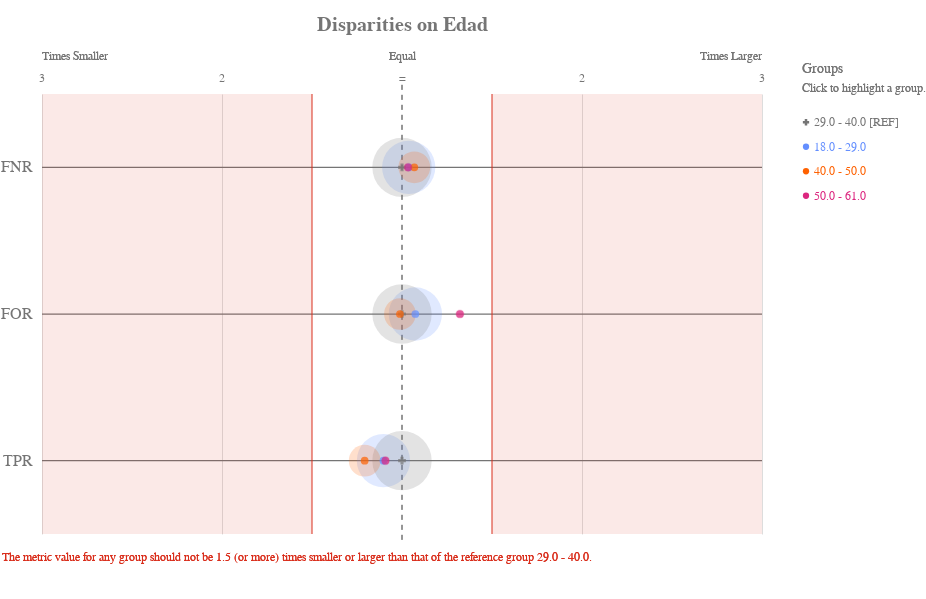

Source (notebook cell):
### Code cell
ap.disparity(grupo_definido, metrics, 'edad', fairness_threshold = disparity_tolerance)

### Figure 1 — Vega-Lite specification as saved in the notebook (floating-point values rounded to 4 significant figures)
{"config": {"view": {"continuousWidth": 400, "continuousHeight": 300, "strokeWidth": 0}, "axisLeft": {"labelColor": "rgb(117,117,117)", "labelFont": "Arial", "labelFontSize": 16}, "title": {"align": "center", "baseline": "middle", "color": "rgb(117,117,117)", "font": "Arial", "fontSize": 20, "fontWeight": "bold"}}, "layer": [{"data": {"name": "data-f13954335fe7cb3d572699dbbbe0ffdc"}, "mark": {"type": "rule", "stroke": "rgb(117,117,117)", "strokeWidth": 1.25, "tooltip": ""}, "encoding": {"x": {"type": "quantitative", "field": "x", "scale": {"domain": [-2, 2], "range": [40.0, 760.0]}}, "x2": {"field": "x2"}, "y": {"type": "nominal", "axis": {"domain": false, "labelAngle": 0, "labelPadding": -30, "orient": "left", "ticks": false, "title": ""}, "field": "metric", "scale": {"domain": ["FNR", "FOR", "TPR"], "range": [55.0, 495.0]}}}}, {"data": {"name": "data-79dd248bdaa0ea02c535240e8ad022c8"}, "mark": {"type": "rule", "stroke": "rgb(117,117,117)", "strokeDash": [5, 5], "strokeWidth": 1}, "encoding": {"tooltip": {"value": "29.0 - 40.0 [REF]"}, "x": {"value": 400.0}, "y": {"value": 45.83}, "y2": {"value": 504.2}}}, {"data": {"name": "data-c233327f4cd9b4c2df31bf8015c83e4a"}, "mark": {"type": "text", "align": "center", "color": "rgb(117,117,117)", "font": "Arial", "fontSize": 12, "fontWeight": "normal", "tooltip": ""}, "encoding": {"text": {"type": "nominal", "field": "label"}, "x": {"type": "quantitative", "field": "value", "scale": {"domain": [-2, 2], "range": [40.0, 760.0]}}, "y": {"value": 38.5}}}, {"layer": [{"mark": {"type": "text", "align": "left", "fill": "rgb(117,117,117)", "font": "Arial", "fontSize": 12, "fontWeight": "normal", "tooltip": ""}, "encoding": {"text": {"value": "Times Smaller"}, "x": {"value": 40.0}, "y": {"value": 16.5}}}, {"mark": {"type": "text", "align": "right", "fill": "rgb(117,117,117)", "font": "Arial", "fontSize": 12, "fontWeight": "normal", "tooltip": ""}, "encoding": {"text": {"value": "Times Larger"}, "x": {"value": 760.0}, "y": {"value": 16.5}}}, {"mark": {"type": "text", "align": "center", "fill": "rgb(117,117,117)", "font": "Arial", "fontSize": 12, "fontWeight": "normal", "tooltip": ""}, "encoding": {"text": {"value": "Equal"}, "x": {"value": 400.0}, "y": {"value": 16.5}}}], "data": {"name": "data-79dd248bdaa0ea02c535240e8ad022c8"}}, {"layer": [{"mark": {"type": "rule", "opacity": 0.8, "stroke": "rgb(217, 46, 28)", "strokeWidth": 1.25, "tooltip": ""}, "encoding": {"x": {"type": "quantitative", "field": "min", "scale": {"domain": [-2, 2], "range": [40.0, 760.0]}}, "y": {"value": 55.0}, "y2": {"value": 495.0}}}, {"mark": {"type": "rule", "opacity": 0.8, "stroke": "rgb(217, 46, 28)", "strokeWidth": 1.25, "tooltip": ""}, "encoding": {"x": {"type": "quantitative", "field": "max", "scale": {"domain": [-2, 2], "range": [40.0, 760.0]}}, "y": {"value": 55.0}, "y2": {"value": 495.0}}}, {"layer": [{"mark": {"type": "rect", "fill": "rgb(217, 46, 28)", "opacity": 0.1, "tooltip": ""}, "encoding": {"x": {"type": "quantitative", "field": "min", "scale": {"domain": [-2, 2], "range": [40.0, 760.0]}}, "x2": {"field": "lower_end"}, "y": {"value": 55.0}, "y2": {"value": 495.0}}}, {"mark": {"type": "rect", "fill": "rgb(217, 46, 28)", "opacity": 0.1, "tooltip": ""}, "encoding": {"x": {"type": "quantitative", "field": "max", "scale": {"domain": [-2, 2], "range": [40.0, 760.0]}}, "x2": {"field": "upper_end"}, "y": {"value": 55.0}, "y2": {"value": 495.0}}}]}, {"data": {"name": "data-79dd248bdaa0ea02c535240e8ad022c8"}, "mark": {"type": "text", "align": "left", "baseline": "top", "fill": "rgb(217, 46, 28)", "font": "Arial", "fontSize": 12, "fontWeight": "normal", "tooltip": ""}, "encoding": {"text": {"value": "The metric value for any group should not be 1.5 (or more) times smaller or larger than that of the reference group 29.0 - 40.0."}, "x": {"value": 0}, "y": {"value": 513.3}}}], "data": {"name": "data-11d5890412809b582c0a6b685ba430ea"}}, {"layer": [{"mark": "circle"}, {"data": {"name": "data-126e769020f605c852d55b4cce8d0056"}, "mark": {"type": "circle", "opacity": 0.2}, "encoding": {"color": {"condition": {"type": "nominal", "field": "attribute_value", "legend": null, "scale": {"domain": ["29.0 - 40.0", "18.0 - 29.0", "40.0 - 50.0", "50.0 - 61.0"], "range": ["rgb(117,117,117)", "rgb(100, 143, 255)", "rgb(254, 97, 0)", "rgb(220, 38, 127)", "rgb(255, 176, 0)", "rgb(120, 94, 240)"]}, "selection": "selector033"}, "value": "rgb(224,224,224)"}, "size": {"type": "quantitative", "field": "group_size", "legend": null, "scale": {"domain": [0, 6797.0], "range": [0, 4224.0]}}, "tooltip": [{"type": "nominal", "field": "attribute_value", "title": "Group"}, {"type": "nominal", "field": "tooltip_group_size", "title": "Group Size"}, {"type": "nominal", "field": "tooltip_disparity_explanation_fnr", "title": "Disparity"}, {"type": "quantitative", "field": "fnr", "format": ".2f", "title": "FNR"}], "x": {"type": "quantitative", "axis": {"domain": false, "labels": false, "ticks": false, "title": null, "values": [1, 2, -2, -1]}, "field": "fnr_disparity_scaled", "scale": {"domain": [-2, 2], "range": [40.0, 760.0]}}, "y": {"type": "nominal", "axis": {"domain": false, "grid": false, "labels": false, "ticks": false, "title": " "}, "field": "metric_variable", "scale": {"domain": ["FNR", "FOR", "TPR"], "range": [55.0, 495.0]}}}, "selection": {"selector035": {"type": "multi", "empty": "all", "fields": ["attribute_value"]}}, "transform": [{"calculate": "'FNR'", "as": "metric_variable"}]}, {"data": {"name": "data-126e769020f605c852d55b4cce8d0056"}, "mark": {"type": "circle", "opacity": 0.2}, "encoding": {"color": {"condition": {"type": "nominal", "field": "attribute_value", "legend": null, "scale": {"domain": ["29.0 - 40.0", "18.0 - 29.0", "40.0 - 50.0", "50.0 - 61.0"], "range": ["rgb(117,117,117)", "rgb(100, 143, 255)", "rgb(254, 97, 0)", "rgb(220, 38, 127)", "rgb(255, 176, 0)", "rgb(120, 94, 240)"]}, "selection": "selector033"}, "value": "rgb(224,224,224)"}, "size": {"type": "quantitative", "field": "group_size", "legend": null, "scale": {"domain": [0, 6797.0], "range": [0, 4224.0]}}, "tooltip": [{"type": "nominal", "field": "attribute_value", "title": "Group"}, {"type": "nominal", "field": "tooltip_group_size", "title": "Group Size"}, {"type": "nominal", "field": "tooltip_disparity_explanation_for", "title": "Disparity"}, {"type": "quantitative", "field": "for", "format": ".2f", "title": "FOR"}], "x": {"type": "quantitative", "axis": {"domain": false, "labels": false, "ticks": false, "title": null, "values": [1, 2, -2, -1]}, "field": "for_disparity_scaled", "scale": {"domain": [-2, 2], "range": [40.0, 760.0]}}, "y": {"type": "nominal", "axis": {"domain": false, "grid": false, "labels": false, "ticks": false, "title": " "}, "field": "metric_variable", "scale": {"domain": ["FNR", "FOR", "TPR"], "range": [55.0, 495.0]}}}, "selection": {"selector037": {"type": "multi", "empty": "all", "fields": ["attribute_value"]}}, "transform": [{"calculate": "'FOR'", "as": "metric_variable"}]}, {"data": {"name": "data-126e769020f605c852d55b4cce8d0056"}, "mark": {"type": "circle", "opacity": 0.2}, "encoding": {"color": {"condition": {"type": "nominal", "field": "attribute_value", "legend": null, "scale": {"domain": ["29.0 - 40.0", "18.0 - 29.0", "40.0 - 50.0", "50.0 - 61.0"], "range": ["rgb(117,117,117)", "rgb(100, 143, 255)", "rgb(254, 97, 0)", "rgb(220, 38, 127)", "rgb(255, 176, 0)", "rgb(120, 94, 240)"]}, "selection": "selector033"}, "value": "rgb(224,224,224)"}, "size": {"type": "quantitative", "field": "group_size", "legend": null, "scale": {"domain": [0, 6797.0], "range": [0, 4224.0]}}, "tooltip": [{"type": "nominal", "field": "attribute_value", "title": "Group"}, {"type": "nominal", "field": "tooltip_group_size", "title": "Group Size"}, {"type": "nominal", "field": "tooltip_disparity_explanation_tpr", "title": "Disparity"}, {"type": "quantitative", "field": "tpr", "format": ".2f", "title": "TPR"}], "x": {"type": "quantitative", "axis": {"domain": false, "labels": false, "ticks": false, "title": null, "values": [1, 2, -2, -1]}, "field": "tpr_disparity_scaled", "scale": {"domain": [-2, 2], "range": [40.0, 760.0]}}, "y": {"type": "nominal", "axis": {"domain": false, "grid": false, "labels": false, "ticks": false, "title": " "}, "field": "metric_variable", "scale": {"domain": ["FNR", "FOR", "TPR"], "range": [55.0, 495.0]}}}, "selection": {"selector039": {"type": "multi", "empty": "all", "fields": ["attribute_value"]}}, "transform": [{"calculate": "'TPR'", "as": "metric_variable"}]}, {"layer": [{"mark": "point"}, {"data": {"name": "data-126e769020f605c852d55b4cce8d0056"}, "mark": {"type": "point", "filled": true, "size": 60}, "encoding": {"color": {"condition": {"type": "nominal", "field": "attribute_value", "legend": null, "scale": {"domain": ["29.0 - 40.0", "18.0 - 29.0", "40.0 - 50.0", "50.0 - 61.0"], "range": ["rgb(117,117,117)", "rgb(100, 143, 255)", "rgb(254, 97, 0)", "rgb(220, 38, 127)", "rgb(255, 176, 0)", "rgb(120, 94, 240)"]}, "selection": "selector033"}, "value": "rgb(224,224,224)"}, "shape": {"type": "nominal", "field": "attribute_value", "legend": null, "scale": {"domain": ["29.0 - 40.0", "18.0 - 29.0", "40.0 - 50.0", "50.0 - 61.0"], "range": ["cross", "circle", "circle", "circle"]}}, "tooltip": [{"type": "nominal", "field": "attribute_value", "title": "Group"}, {"type": "nominal", "field": "tooltip_group_size", "title": "Group Size"}, {"type": "nominal", "field": "tooltip_disparity_explanation_fnr", "title": "Disparity"}, {"type": "quantitative", "field": "fnr", "format": ".2f", "title": "FNR"}], "x": {"type": "quantitative", "axis": {"domain": false, "labels": false, "ticks": false, "title": null, "values": [1, 2, -2, -1]}, "field": "fnr_disparity_scaled", "scale": {"domain": [-2, 2], "range": [40.0, 760.0]}}, "y": {"type": "nominal", "axis": {"domain": false, "grid": false, "labels": false, "ticks": false, "title": " "}, "field": "metric_variable", "scale": {"domain": ["FNR", "FOR", "TPR"], "range": [55.0, 495.0]}}}, "selection": {"selector034": {"type": "multi", "empty": "all", "fields": ["attribute_value"]}}, "transform": [{"calculate": "'FNR'", "as": "metric_variable"}]}, {"data": {"name": "data-126e769020f605c852d55b4cce8d0056"}, "mark": {"type": "point", "filled": true, "size": 60}, "encoding": {"color": {"condition": {"type": "nominal", "field": "attribute_value", "legend": null, "scale": {"domain": ["29.0 - 40.0", "18.0 - 29.0", "40.0 - 50.0", "50.0 - 61.0"], "range": ["rgb(117,117,117)", "rgb(100, 143, 255)", "rgb(254, 97, 0)", "rgb(220, 38, 127)", "rgb(255, 176, 0)", "rgb(120, 94, 240)"]}, "selection": "selector033"}, "value": "rgb(224,224,224)"}, "shape": {"type": "nominal", "field": "attribute_value", "legend": null, "scale": {"domain": ["29.0 - 40.0", "18.0 - 29.0", "40.0 - 50.0", "50.0 - 61.0"], "range": ["cross", "circle", "circle", "circle"]}}, "tooltip": [{"type": "nominal", "field": "attribute_value", "title": "Group"}, {"type": "nominal", "field": "tooltip_group_size", "title": "Group Size"}, {"type": "nominal", "field": "tooltip_disparity_explanation_for", "title": "Disparity"}, {"type": "quantitative", "field": "for", "format": ".2f", "title": "FOR"}], "x": {"type": "quantitative", "axis": {"domain": false, "labels": false, "ticks": false, "title": null, "values": [1, 2, -2, -1]}, "field": "for_disparity_scaled", "scale": {"domain": [-2, 2], "range": [40.0, 760.0]}}, "y": {"type": "nominal", "axis": {"domain": false, "grid": false, "labels": false, "ticks": false, "title": " "}, "field": "metric_variable", "scale": {"domain": ["FNR", "FOR", "TPR"], "range": [55.0, 495.0]}}}, "selection": {"selector036": {"type": "multi", "empty": "all", "fields": ["attribute_value"]}}, "transform": [{"calculate": "'FOR'", "as": "metric_variable"}]}, {"data": {"name": "data-126e769020f605c852d55b4cce8d0056"}, "mark": {"type": "point", "filled": true, "size": 60}, "encoding": {"color": {"condition": {"type": "nominal", "field": "attribute_value", "legend": null, "scale": {"domain": ["29.0 - 40.0", "18.0 - 29.0", "40.0 - 50.0", "50.0 - 61.0"], "range": ["rgb(117,117,117)", "rgb(100, 143, 255)", "rgb(254, 97, 0)", "rgb(220, 38, 127)", "rgb(255, 176, 0)", "rgb(120, 94, 240)"]}, "selection": "selector033"}, "value": "rgb(224,224,224)"}, "shape": {"type": "nominal", "field": "attribute_value", "legend": null, "scale": {"domain": ["29.0 - 40.0", "18.0 - 29.0", "40.0 - 50.0", "50.0 - 61.0"], "range": ["cross", "circle", "circle", "circle"]}}, "tooltip": [{"type": "nominal", "field": "attribute_value", "title": "Group"}, {"type": "nominal", "field": "tooltip_group_size", "title": "Group Size"}, {"type": "nominal", "field": "tooltip_disparity_explanation_tpr", "title": "Disparity"}, {"type": "quantitative", "field": "tpr", "format": ".2f", "title": "TPR"}], "x": {"type": "quantitative", "axis": {"domain": false, "labels": false, "ticks": false, "title": null, "values": [1, 2, -2, -1]}, "field": "tpr_disparity_scaled", "scale": {"domain": [-2, 2], "range": [40.0, 760.0]}}, "y": {"type": "nominal", "axis": {"domain": false, "grid": false, "labels": false, "ticks": false, "title": " "}, "field": "metric_variable", "scale": {"domain": ["FNR", "FOR", "TPR"], "range": [55.0, 495.0]}}}, "selection": {"selector038": {"type": "multi", "empty": "all", "fields": ["attribute_value"]}}, "transform": [{"calculate": "'TPR'", "as": "metric_variable"}]}]}]}, {"layer": [{"mark": {"type": "point", "filled": true, "opacity": 1, "size": 39.48}, "encoding": {"color": {"condition": {"type": "nominal", "field": "attribute_value", "legend": null, "scale": {"domain": ["29.0 - 40.0", "18.0 - 29.0", "40.0 - 50.0", "50.0 - 61.0"], "range": ["rgb(117,117,117)", "rgb(100, 143, 255)", "rgb(254, 97, 0)", "rgb(220, 38, 127)", "rgb(255, 176, 0)", "rgb(120, 94, 240)"]}, "selection": "selector033"}, "value": "rgb(224,224,224)"}, "shape": {"type": "nominal", "field": "attribute_value", "legend": null, "scale": {"domain": ["29.0 - 40.0", "18.0 - 29.0", "40.0 - 50.0", "50.0 - 61.0"], "range": ["cross", "circle", "circle", "circle"]}}, "x": {"value": 804}, "y": {"type": "nominal", "axis": {"domain": false, "grid": false, "labels": false, "ticks": false, "title": " "}, "field": "attribute_value", "scale": {"domain": ["29.0 - 40.0", "18.0 - 29.0", "40.0 - 50.0", "50.0 - 61.0"], "range": [71, 169]}}}, "selection": {"selector033": {"type": "multi", "empty": "all", "fields": ["attribute_value"]}}}, {"mark": {"type": "text", "align": "left", "baseline": "middle", "font": "Arial", "fontSize": 12, "fontWeight": "normal"}, "encoding": {"color": {"condition": {"type": "nominal", "field": "attribute_value", "legend": null, "scale": {"domain": ["29.0 - 40.0", "18.0 - 29.0", "40.0 - 50.0", "50.0 - 61.0"], "range": ["rgb(117,117,117)", "rgb(100, 143, 255)", "rgb(254, 97, 0)", "rgb(220, 38, 127)", "rgb(255, 176, 0)", "rgb(120, 94, 240)"]}, "selection": "selector033"}, "value": "rgb(224,224,224)"}, "text": {"type": "nominal", "field": "label"}, "x": {"value": 812}, "y": {"type": "nominal", "axis": {"domain": false, "grid": false, "labels": false, "ticks": false, "title": " "}, "field": "attribute_value", "scale": {"domain": ["29.0 - 40.0", "18.0 - 29.0", "40.0 - 50.0", "50.0 - 61.0"], "range": [71, 169]}}}, "selection": {"selector040": {"type": "multi", "empty": "all", "fields": ["attribute_value"]}}}, {"data": {"name": "data-79dd248bdaa0ea02c535240e8ad022c8"}, "mark": {"type": "text", "align": "left", "baseline": "middle", "color": "rgb(117,117,117)", "font": "Arial", "fontSize": 12, "fontWeight": "normal"}, "encoding": {"text": {"value": "Click to highlight a group."}, "x": {"value": 800}, "y": {"value": 49}}}, {"data": {"name": "data-79dd248bdaa0ea02c535240e8ad022c8"}, "mark": {"type": "text", "align": "left", "baseline": "middle", "color": "rgb(117,117,117)", "font": "Arial", "fontSize": 14, "fontWeight": "normal"}, "encoding": {"text": {"value": "Groups"}, "x": {"value": 800}, "y": {"value": 30}}}], "data": {"name": "data-9aa8f77fffe737b0cbadb03b14812bfc"}}], "height": 550, "padding": {"top": 15, "bottom": 10}, "resolve": {"scale": {"size": "independent", "y": "independent"}}, "title": "Disparities on Edad", "width": 800, "$schema": "https://vega.github.io/schema/vega-lite/v4.8.1.json", "datasets": {"data-f13954335fe7cb3d572699dbbbe0ffdc": [{"metric": "FNR", "x": -2, "x2": 2}, {"metric": "FOR", "x": -2, "x2": 2}, {"metric": "TPR", "x": -2, "x2": 2}], "data-79dd248bdaa0ea02c535240e8ad022c8": [{"a": 1, "b": 0}, {"a": 1, "b": 0}], "data-c233327f4cd9b4c2df31bf8015c83e4a": [{"value": 1, "label": 2}, {"value": 2, "label": 3}, {"value": -2, "label": 3}, {"value": -1, "label": 2}, {"value": 0, "label": "="}], "data-11d5890412809b582c0a6b685ba430ea": [{"min": -0.5, "max": 0.5, "lower_end": -2, "upper_end": 2}], "data-126e769020f605c852d55b4cce8d0056": [{"attribute_name": "edad", "attribute_value": "18.0 - 29.0", "group_size": 4570, "total_entities": 11987, "fnr": 0.7417, "for": 0.2341, "tpr": 0.2583, "fnr_disparity": 1.037, "for_disparity": 1.074, "tpr_disparity": 0.9066, "fnr_disparity_scaled": 0.03724, "for_disparity_scaled": 0.07418, "tpr_disparity_scaled": -0.1031, "tooltip_group_size": "4,570 (38.12%)", "tooltip_disparity_explanation_fnr": "1.04 times larger FNR than the reference group", "tooltip_disparity_explanation_for": "1.07 times larger FOR than the reference group", "tooltip_disparity_explanation_tpr": "1.10 times smaller TPR than the reference group"}, {"attribute_name": "edad", "attribute_value": "29.0 - 40.0", "group_size": 5664, "total_entities": 11987, "fnr": 0.715, "for": 0.218, "tpr": 0.285, "fnr_disparity": 1.0, "for_disparity": 1.0, "tpr_disparity": 1.0, "fnr_disparity_scaled": 0.0, "for_disparity_scaled": 0.0, "tpr_disparity_scaled": 0.0, "tooltip_group_size": "5,664 (47.25%)", "tooltip_disparity_explanation_fnr": "Reference group", "tooltip_disparity_explanation_for": "Reference group", "tooltip_disparity_explanation_tpr": "Reference group"}, {"attribute_name": "edad", "attribute_value": "40.0 - 50.0", "group_size": 1619, "total_entities": 11987, "fnr": 0.764, "for": 0.2155, "tpr": 0.236, "fnr_disparity": 1.068, "for_disparity": 0.9887, "tpr_disparity": 0.8282, "fnr_disparity_scaled": 0.06847, "for_disparity_scaled": -0.01142, "tpr_disparity_scaled": -0.2074, "tooltip_group_size": "1,619 (13.51%)", "tooltip_disparity_explanation_fnr": "1.07 times larger FNR than the reference group", "tooltip_disparity_explanation_for": "1.01 times smaller FOR than the reference group", "tooltip_disparity_explanation_tpr": "1.21 times smaller TPR than the reference group"}, {"attribute_name": "edad", "attribute_value": "50.0 - 61.0", "group_size": 134, "total_entities": 11987, "fnr": 0.7391, "for": 0.2881, "tpr": 0.2609, "fnr_disparity": 1.034, "for_disparity": 1.322, "tpr_disparity": 0.9154, "fnr_disparity_scaled": 0.0337, "for_disparity_scaled": 0.3219, "tpr_disparity_scaled": -0.09237, "tooltip_group_size": "134 (1.12%)", "tooltip_disparity_explanation_fnr": "1.03 times larger FNR than the reference group", "tooltip_disparity_explanation_for": "1.32 times larger FOR than the reference group", "tooltip_disparity_explanation_tpr": "1.09 times smaller TPR than the reference group"}], "data-9aa8f77fffe737b0cbadb03b14812bfc": [{"attribute_value": "29.0 - 40.0", "label": "29.0 - 40.0 [REF]"}, {"attribute_value": "18.0 - 29.0", "label": "18.0 - 29.0"}, {"attribute_value": "40.0 - 50.0", "label": "40.0 - 50.0"}, {"attribute_value": "50.0 - 61.0", "label": "50.0 - 61.0"}]}}
